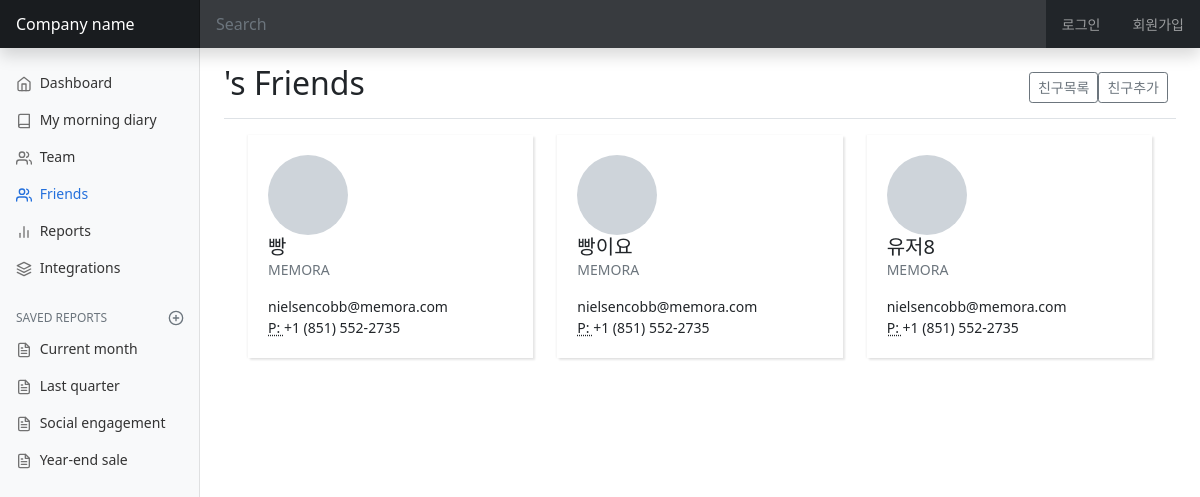
/friends/keon/, run on the app's committed database.
### diary/models.py (models this page shows, shortened)
class User(AbstractUser):
    nickname = models.CharField(
        max_length=15,
        unique=True,
        null=True,
        validators=[validate_no_special_characters],
        error_messages={'unique': '이미 사용중인 닉네임입니다.'},
    )
    friends = models.ManyToManyField('self', blank=True)

### diary/views.py (the view)
# urls.py: path('friends/<str:username>/', views.friends, name='friends'),
def friends(request, username):
    friend_list = User.objects.get(username = username).friends.all()
    context = {
        "friend_list": friend_list
    }
    return render(request, 'friends/friends.html', context=context)

### diary/templates/friends/friends.html
{% extends 'diary/base.html' %}
{% load static %}
{% block css %}
<link href={% static 'friends/css/friends.css' %} rel="stylesheet">
{% endblock css %}
{% block main_area %}
<main class="col-md-9 ms-sm-auto col-lg-10 px-md-4">
	<div class="d-flex justify-content-between flex-wrap flex-md-nowrap align-items-center pt-3 pb-2 mb-3 border-bottom">
		<h1 class="h2">{{ username }}'s Friends</h1>
		<div class="btn-toolbar mb-2 mb-md-0">
			<div class="btn-group me-2">
				<a href="{% url 'friends' user.username %}"><button type="button" class="btn btn-sm btn-outline-secondary">친구목록</button></a>
				<a href="{% url 'add-friends' user.username %}"><button type="button" class="btn btn-sm btn-outline-secondary">친구추가</button></a>
			</div>
		</div>
	</div>
	<div class="container">
		<div class="row">
		{% for friend in friend_list %}
			<div class="col-md-6 col-xl-4">
				<div class="card">
					<div class="card-body">
						<div class="media align-items-center"><span style="background-image: url(https://bootdey.com/img/Content/avatar/avatar6.png)" class="avatar avatar-xl mr-3"></span>
							<div class="media-body overflow-hidden">
								<h5 class="card-text mb-0">{{friend.nickname}}</h5>
								<p class="card-text text-uppercase text-muted">Memora</p>
								<p class="card-text">
									nielsencobb@memora.com<br><abbr title="Phone">P:  </abbr>+1 (851) 552-2735
								</p>
							</div>
						</div><a href="#" class="tile-link"></a>
					</div>
				</div>
			</div>
		{% endfor %}
		</div>
	</div>
</main>
{% endblock main_area %}

### diary/static/diary/css/dashboard.css (style rules this page uses)
body { font-size: .875rem; }

### diary/static/friends/css/friends.css (style rules this page uses)
.avatar.avatar-xl { width: 5rem; height: 5rem; }
.avatar { width: 2rem; height: 2rem; line-height: 2rem; border-radius: 50%; display: inline-block; background: #ced4da no-repeat center/cover; position: relative; text-align: center; color: #868e96; font-weight: 600; vertical-align: bottom; }
.card { background-color: #fff; border: 0 solid #eee; border-radius: 0; }
.card { margin-bottom: 30px; -webkit-box-shadow: 2px 2px 2px rgba(0,0,0,0.1), -1px 0 2px rgba(0,0,0,0.05); box-shadow: 2px 2px 2px rgba(0,0,0,0.1), -1px 0 2px rgba(0,0,0,0.05); }
.card-body { padding: 1.25rem; }
.tile-link { position: absolute; cursor: pointer; width: 100%; height: 100%; left: 0; top: 0; z-index: 30; }

### data on the page
User: nickname "빵"
User: nickname "빵이요"
User: nickname "유저8"
